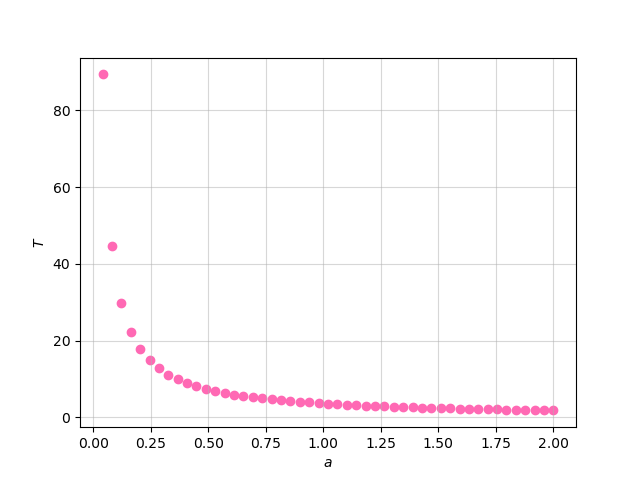

The script that saved this image:
import numpy as np
import matplotlib.pyplot as plt
from gaussxw import gaussxw

def func(a, x):
    return 1/np.sqrt(a**4 - x**4)

def integrate(a):
    N = 20
    xmin = 0
    xmax = a
    x, w = gaussxw(N)
    xp = .5*(xmax-xmin)*x + .5*(xmin+xmax)
    wp = .5*(xmax-xmin)*w
    the_sum = 0.
    for i in range(N):
        the_sum += wp[i]*func(a, xp[i])
    return np.sqrt(8)*the_sum

def plotter():
    y_list = []
    a_list = np.linspace(0, 2, 50)[1:]
    for a in a_list:
        y_list.append(integrate(a))
    fig, ax = plt.subplots()
    ax.grid(alpha = .5)
    ax.set_xlabel(r'$a$')
    ax.set_ylabel(r'$T$')
    ax.scatter(a_list, y_list, marker = 'o', color='hotpink')
    plt.savefig('anharmonic.png')
        
if __name__ == "__main__":
    plotter()
    
    
    
